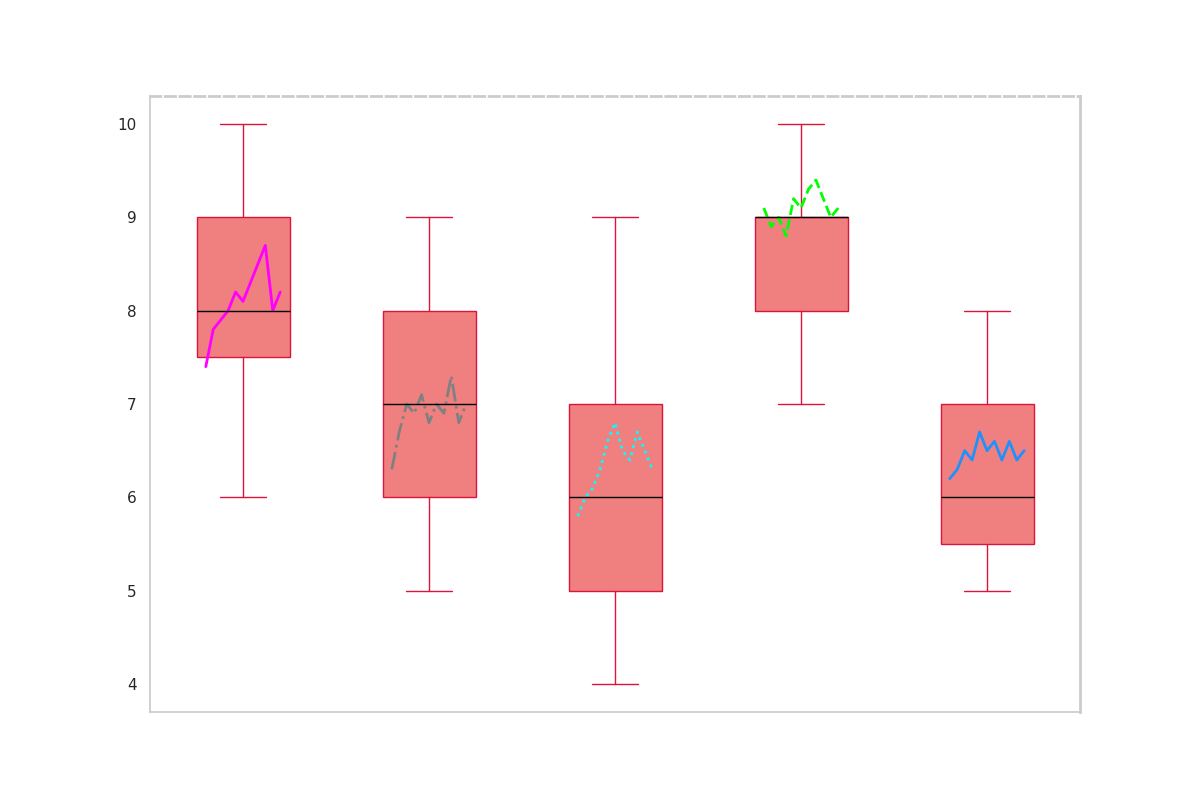

The Python source for this figure:
import matplotlib.pyplot as plt

fiction_scores = [7, 8, 8, 8, 9, 9, 9, 10, 6, 7, 8, 7, 9, 8, 8]
mystery_scores = [6, 7, 7, 8, 9, 8, 6, 7, 6, 7, 5, 8, 7, 6, 8]
science_fiction_scores = [5, 6, 7, 6, 5, 7, 8, 4, 9, 6, 5, 6, 4, 7, 6]
fantasy_scores = [9, 10, 8, 9, 8, 8, 9, 10, 10, 9, 8, 7, 9, 9, 8]
non_fiction_scores = [6, 7, 5, 6, 8, 5, 7, 6, 5, 7, 8, 6, 6, 5, 7]

genre_scores = [
    fiction_scores,
    mystery_scores,
    science_fiction_scores,
    fantasy_scores,
    non_fiction_scores
]

years = list(range(2013, 2024))
avg_scores = [
    [7.4, 7.8, 7.9, 8.0, 8.2, 8.1, 8.3, 8.5, 8.7, 8.0, 8.2],
    [6.3, 6.7, 7.0, 6.9, 7.1, 6.8, 7.0, 6.9, 7.3, 6.8, 7.0],
    [5.8, 6.0, 6.1, 6.3, 6.6, 6.8, 6.5, 6.4, 6.7, 6.5, 6.3],
    [9.1, 8.9, 9.0, 8.8, 9.2, 9.1, 9.3, 9.4, 9.2, 9.0, 9.1],
    [6.2, 6.3, 6.5, 6.4, 6.7, 6.5, 6.6, 6.4, 6.6, 6.4, 6.5]
]

fig, ax = plt.subplots(figsize=(12, 8))
box = ax.boxplot(genre_scores, notch=False, patch_artist=True,
                 boxprops=dict(facecolor='lightcoral', color='crimson'),
                 whiskerprops=dict(color='crimson'),
                 capprops=dict(color='crimson'),
                 medianprops=dict(color='black'),
                 flierprops=dict(marker='x', markerfacecolor='darkorange', markersize=8, linestyle='none', markeredgecolor='forestgreen'))

colors = ['magenta', 'grey', 'cyan', 'lime', 'dodgerblue']
linestyles = ['-', '-.', ':', '--', '-']
for i, scores, color, linestyle in zip(range(1, 6), avg_scores, colors, linestyles):
    ax.plot([i - 0.2 + 0.4 * (j / (len(years) - 1)) for j in range(len(years))], scores, color=color, linestyle=linestyle, linewidth=2)

ax.set_xticks([])
ax.yaxis.grid(False)

ax.spines['top'].set_linestyle('--')
ax.spines['top'].set_linewidth(2)
ax.spines['right'].set_linestyle('-')
ax.spines['right'].set_linewidth(2)

plt.show()
